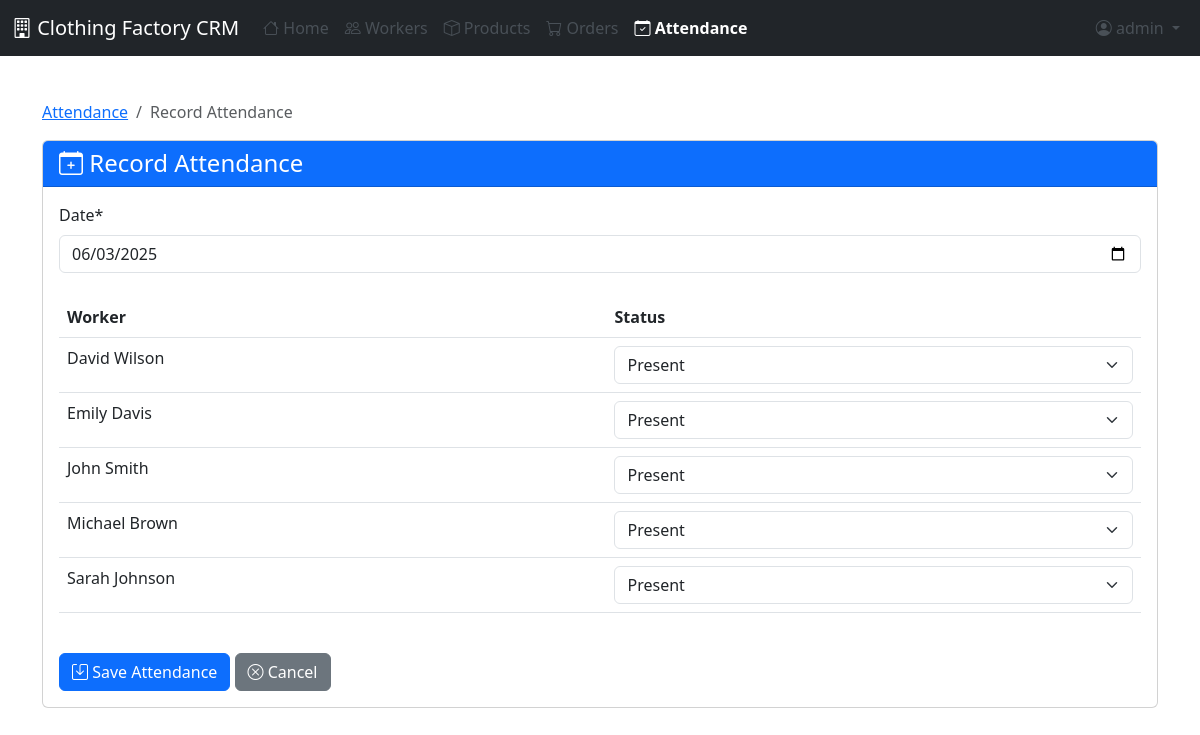
The app's page /attendance/record/ (signed in) with its own data.
### crm/models.py (models this page shows, shortened)
class Worker(models.Model):
    full_name = models.CharField(max_length=100)
    position = models.CharField(max_length=100)
    phone_number = models.CharField(max_length=20)
    join_date = models.DateField()

### crm/views.py (the view)
# urls.py: path('attendance/record/', views.attendance_bulk_create, name='attendance_bulk_create'),
@login_required
def attendance_bulk_create(request):
    workers = Worker.objects.all().order_by('full_name')
    today = timezone.now().date()
    if request.method == 'POST':
        form = AttendanceBulkForm(request.POST, workers=workers)
        if form.is_valid():
            date = form.cleaned_data['date']
            Attendance.objects.filter(date=date).delete()
            for worker in workers:
                status = form.cleaned_data[f'worker_{worker.id}']
                Attendance.objects.create(worker=worker, date=date, status=status)
            messages.success(request, 'Attendance recorded successfully!')
            return redirect('attendance_list')
    else:
        existing_attendance = Attendance.objects.filter(date=today)
        if existing_attendance.exists():
            initial_data = {'date': today}
            for record in existing_attendance:
                initial_data[f'worker_{record.worker.id}'] = record.status
            form = AttendanceBulkForm(initial=initial_data, workers=workers)
        else:
            form = AttendanceBulkForm(workers=workers)
    return render(request, 'crm/attendance_bulk_form.html', {'form': form})

### crm/forms.py
class AttendanceBulkForm(forms.Form):
    date = forms.DateField(
        widget=forms.DateInput(attrs={'type': 'date'}),
        initial=timezone.now().date()
    )
    def __init__(self, *args, **kwargs):
        workers = kwargs.pop('workers', None)
        super(AttendanceBulkForm, self).__init__(*args, **kwargs)
        if workers:
            for worker in workers:
                field_name = f'worker_{worker.id}'
                self.fields[field_name] = forms.ChoiceField(
                    choices=Attendance.STATUS_CHOICES,
                    label=worker.full_name,
                    initial='present',
                    widget=forms.Select(attrs={'class': 'form-select'})
                )

### templates/crm/attendance_bulk_form.html (shortened to what this page needs)
{% extends 'base.html' %}
{% load crispy_forms_tags %}
{% block content %}
<div class="container py-4">
    <nav aria-label="breadcrumb">
        <ol class="breadcrumb">
            <li class="breadcrumb-item"><a href="{% url 'attendance_list' %}">Attendance</a></li>
            <li class="breadcrumb-item active">Record Attendance</li>
        </ol>
    </nav>
    <div class="card">
        <div class="card-header bg-primary text-white">
            <h4 class="mb-0"><i class="bi bi-calendar-plus"></i> Record Attendance</h4>
        </div>
        <div class="card-body">
            <form method="post">
                <div class="mb-4">
                    {{ form.date|as_crispy_field }}
                </div>
                <div class="table-responsive">
                    <table class="table table-hover">
                        <thead>
                            <tr>
                                <th>Worker</th>
                                <th>Status</th>
                            </tr>
                        </thead>
                        <tbody>
                            {% for field in form %}
                                {% if field.name != 'date' %}
                                    <tr>
                                        <td>{{ field.label }}</td>
                                        <td>{{ field }}</td>
                                    </tr>
                                {% endif %}
                            {% endfor %}
                        </tbody>
                    </table>
                </div>
                <div class="mt-4">
                    <button type="submit" class="btn btn-primary">
                        <i class="bi bi-save"></i> Save Attendance
                    </button>
                    <a href="{% url 'attendance_list' %}" class="btn btn-secondary">
                        <i class="bi bi-x-circle"></i> Cancel
                    </a>
                </div>
            </form>
        </div>
    </div>
</div>
{% endblock %}

### templates/base.html (shortened to what this page needs)
<!DOCTYPE html>
<html lang="en">
<head>
    <link href="https://cdn.jsdelivr.net/npm/bootstrap@5.3.0-alpha1/dist/css/bootstrap.min.css" rel="stylesheet">
    <link rel="stylesheet" href="https://cdn.jsdelivr.net/npm/bootstrap-icons@1.10.3/font/bootstrap-icons.css">
</head>
<body>
    <nav class="navbar navbar-expand-lg navbar-dark bg-dark">
        <div class="container-fluid">
            <a class="navbar-brand" href="{% url 'home' %}">
                <i class="bi bi-building"></i> Clothing Factory CRM
            </a>
            <div class="collapse navbar-collapse" id="navbarNav">
                <ul class="navbar-nav me-auto">
                    <li class="nav-item">
                        <a class="nav-link {% if request.path == '/' %}active{% endif %}" href="{% url 'home' %}">
                            <i class="bi bi-house"></i> Home
                        </a>
                    </li>
                    <li class="nav-item">
                        <a class="nav-link {% if '/workers/' in request.path %}active{% endif %}" href="{% url 'worker_list' %}">
                            <i class="bi bi-people"></i> Workers
                        </a>
                    </li>
                    <li class="nav-item">
                        <a class="nav-link {% if '/products/' in request.path %}active{% endif %}" href="{% url 'product_list' %}">
                            <i class="bi bi-box"></i> Products
                        </a>
                    </li>
                    <li class="nav-item">
                        <a class="nav-link {% if '/orders/' in request.path %}active{% endif %}" href="{% url 'order_list' %}">
                            <i class="bi bi-cart"></i> Orders
                        </a>
                    </li>
                    <li class="nav-item">
                        <a class="nav-link {% if '/attendance/' in request.path %}active{% endif %}" href="{% url 'attendance_list' %}">
                            <i class="bi bi-calendar-check"></i> Attendance
                        </a>
                    </li>
                </ul>
                <ul class="navbar-nav">
                    {% if user.is_authenticated %}
                    <li class="nav-item dropdown">
                        <a class="nav-link dropdown-toggle" href="#" id="navbarDropdown" role="button" data-bs-toggle="dropdown">
                            <i class="bi bi-person-circle"></i> {{ user.username }}
                        </a>
                    </li>
                    {% else %}
                    <li class="nav-item">
                        <a class="nav-link" href="{% url 'login' %}"><i class="bi bi-box-arrow-in-right"></i> Login</a>
                    </li>
                    {% endif %}
                </ul>
            </div>
        </div>
    </nav>
    <div class="container-fluid">
        <div class="row">
            <main class="col-md-12 ms-sm-auto px-md-4 content">
                {% block content %}{% endblock %}
            </main>
        </div>
    </div>
</body>
</html>

### templates/base.html (style rules this page uses)
.content { padding: 20px; }
.nav-link { color: #495057; }
.nav-link.active { color: #0d6efd; font-weight: bold; }

### records on screen
Worker: label "David Wilson"
Worker: label "Emily Davis"
Worker: label "John Smith"
Worker: label "Michael Brown"
Worker: label "Sarah Johnson"

### other values on screen
{{ user.username }} "admin"
